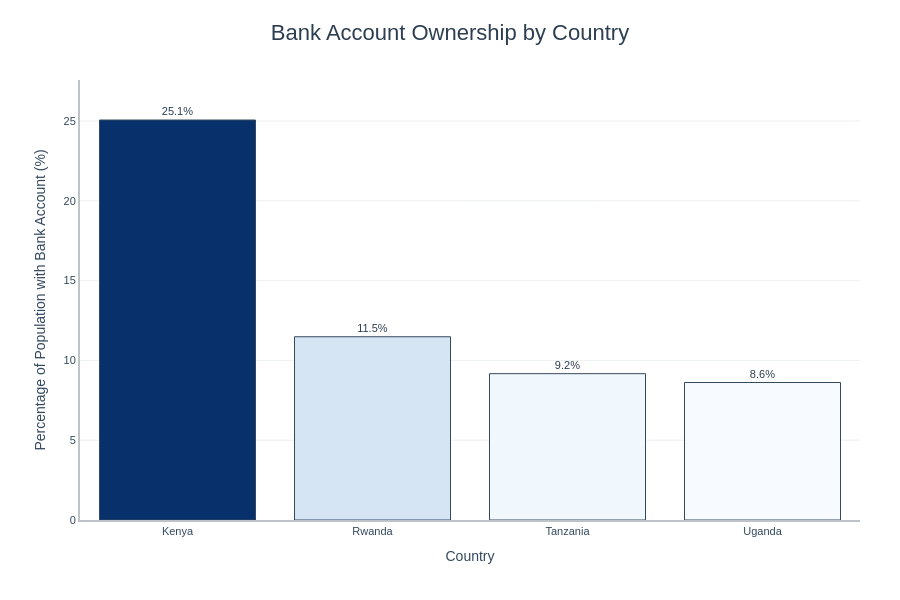

Notebook code cell kept with this figure:
### Code cell
import plotly.graph_objects as go
import pandas as pd

# Calculate bank account ownership percentage by country
country_stats = df.groupby('country')['bank_account'].agg(['mean', 'count']).reset_index()
country_stats['percentage'] = country_stats['mean'] * 100
country_stats = country_stats.sort_values('percentage', ascending=False)

# Create interactive bar chart
fig = go.Figure()

fig.add_trace(go.Bar(
    x=country_stats['country'],
    y=country_stats['percentage'],
    text=[f"{val:.1f}%" for val in country_stats['percentage']],
    textposition='outside',
    textfont=dict(size=11, color='#2c3e50'),
    marker=dict(
        color=country_stats['percentage'],
        colorscale='Blues',
        line=dict(color='#34495e', width=1),
        showscale=False
    ),
    hovertemplate=(
        '<b>%{x}</b><br>' +
        'Bank Account Ownership: %{y:.1f}%<br>' +
        'Sample Size: %{customdata:,} respondents<br>' +
        '<extra></extra>'
    ),
    customdata=country_stats['count']
))

# Update layout for professional dashboard appearance
fig.update_layout(
    title=dict(
        text='Bank Account Ownership by Country',
        font=dict(size=22, color='#2c3e50', family='Arial, sans-serif'),
        x=0.5,
        xanchor='center'
    ),
    xaxis=dict(
        title=dict(
            text='Country',
            font=dict(size=14, color='#34495e')
        ),
        tickfont=dict(size=11, color='#34495e'),
        showgrid=False,
        showline=True,
        linewidth=2,
        linecolor='#bdc3c7'
    ),
    yaxis=dict(
        title=dict(
            text='Percentage of Population with Bank Account (%)',
            font=dict(size=14, color='#34495e')
        ),
        tickfont=dict(size=11, color='#34495e'),
        showgrid=True,
        gridcolor='#ecf0f1',
        gridwidth=1,
        range=[0, max(country_stats['percentage']) * 1.1],
        showline=True,
        linewidth=2,
        linecolor='#bdc3c7'
    ),
    plot_bgcolor='white',
    paper_bgcolor='white',
    hovermode='x',
    margin=dict(l=80, r=40, t=80, b=80),
    font=dict(family='Arial, sans-serif'),
    height=600
)

# Save as standalone HTML file
fig.write_html('bank_account_ownership_dashboard.html')

# Display the figure
fig.show()

### Figure 1 — Plotly figure (JSON) as saved in the notebook; plotly's stock layout.template omitted (floating-point values rounded to 4 significant figures)
{"data": [{"customdata": [6068, 8735, 6620, 2101], "hovertemplate": "<b>%{x}</b><br>Bank Account Ownership: %{y:.1f}%<br>Sample Size: %{customdata:,} respondents<br><extra></extra>", "marker": {"color": [25.07, 11.48, 9.169, 8.615], "colorscale": [[0, "rgb(247,251,255)"], [0.125, "rgb(222,235,247)"], [0.25, "rgb(198,219,239)"], [0.375, "rgb(158,202,225)"], [0.5, "rgb(107,174,214)"], [0.625, "rgb(66,146,198)"], [0.75, "rgb(33,113,181)"], [0.875, "rgb(8,81,156)"], [1, "rgb(8,48,107)"]], "line": {"color": "#34495e", "width": 1}, "showscale": false}, "text": ["25.1%", "11.5%", "9.2%", "8.6%"], "textfont": {"color": "#2c3e50", "size": 11}, "textposition": "outside", "type": "bar", "x": ["Kenya", "Rwanda", "Tanzania", "Uganda"], "y": [25.07, 11.48, 9.169, 8.615]}], "layout": {"font": {"family": "Arial, sans-serif"}, "height": 600, "hovermode": "x", "margin": {"b": 80, "l": 80, "r": 40, "t": 80}, "paper_bgcolor": "white", "plot_bgcolor": "white", "title": {"font": {"color": "#2c3e50", "family": "Arial, sans-serif", "size": 22}, "text": "Bank Account Ownership by Country", "x": 0.5, "xanchor": "center"}, "xaxis": {"linecolor": "#bdc3c7", "linewidth": 2, "showgrid": false, "showline": true, "tickfont": {"color": "#34495e", "size": 11}, "title": {"font": {"color": "#34495e", "size": 14}, "text": "Country"}}, "yaxis": {"gridcolor": "#ecf0f1", "gridwidth": 1, "linecolor": "#bdc3c7", "linewidth": 2, "range": [0, 27.57], "showgrid": true, "showline": true, "tickfont": {"color": "#34495e", "size": 11}, "title": {"font": {"color": "#34495e", "size": 14}, "text": "Percentage of Population with Bank Account (%)"}}}}
